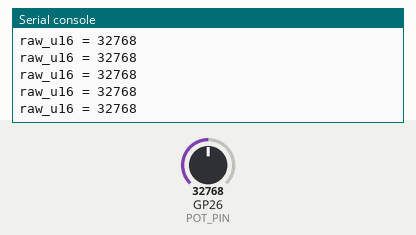
This program was run on a simulated Raspberry Pi Pico running MicroPython. Parts: the last lines printed to the serial console. The test bench sets the inputs (shaded band); at power-on: GP26 (POT_PIN) = 32768 (analog values on the 0–65535 scale).

Above: at 1.2 s.
1.3 s: GP26 (POT_PIN) set to 45874
At 1.31 s:
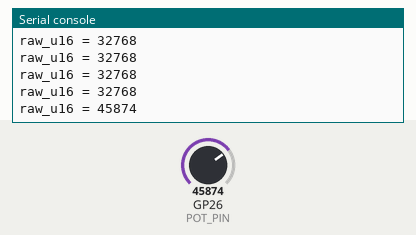
2.8 s: GP26 (POT_PIN) set to 57670
At 2.81 s:
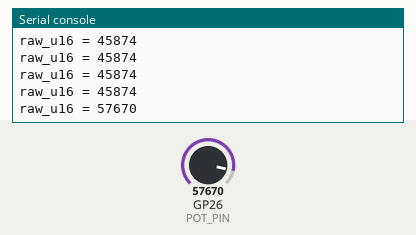
Timing chart, 0 to 5.8 s (numbered marks = the images above; inputs shaded):
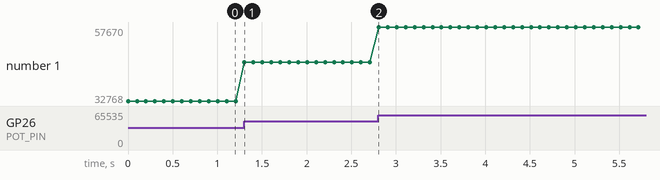

The program:

main.py
```python
from machine import Pin, ADC
from time import sleep_ms

POT_PIN = 26
PRINT_MS = 100
adc = ADC(Pin(POT_PIN))
try:
    print("READY: potentiometer -> GP26")
    while True:
        raw = adc.read_u16()
        print("raw_u16 =", raw)
        sleep_ms(PRINT_MS)
except KeyboardInterrupt:
    print("STOP")
except OSError as error:
    print("ADC_ERROR:", error)
```

Measured:
- after the input at 1.3 s, the serial console: prints a new line at once (image 1)
- after the input at 2.8 s, the serial console: prints a new line at once (image 2)
- plotted number 1: 32768 → 45874 after the input at 1.3 s, 45874 → 57670 after the input at 2.8 s
